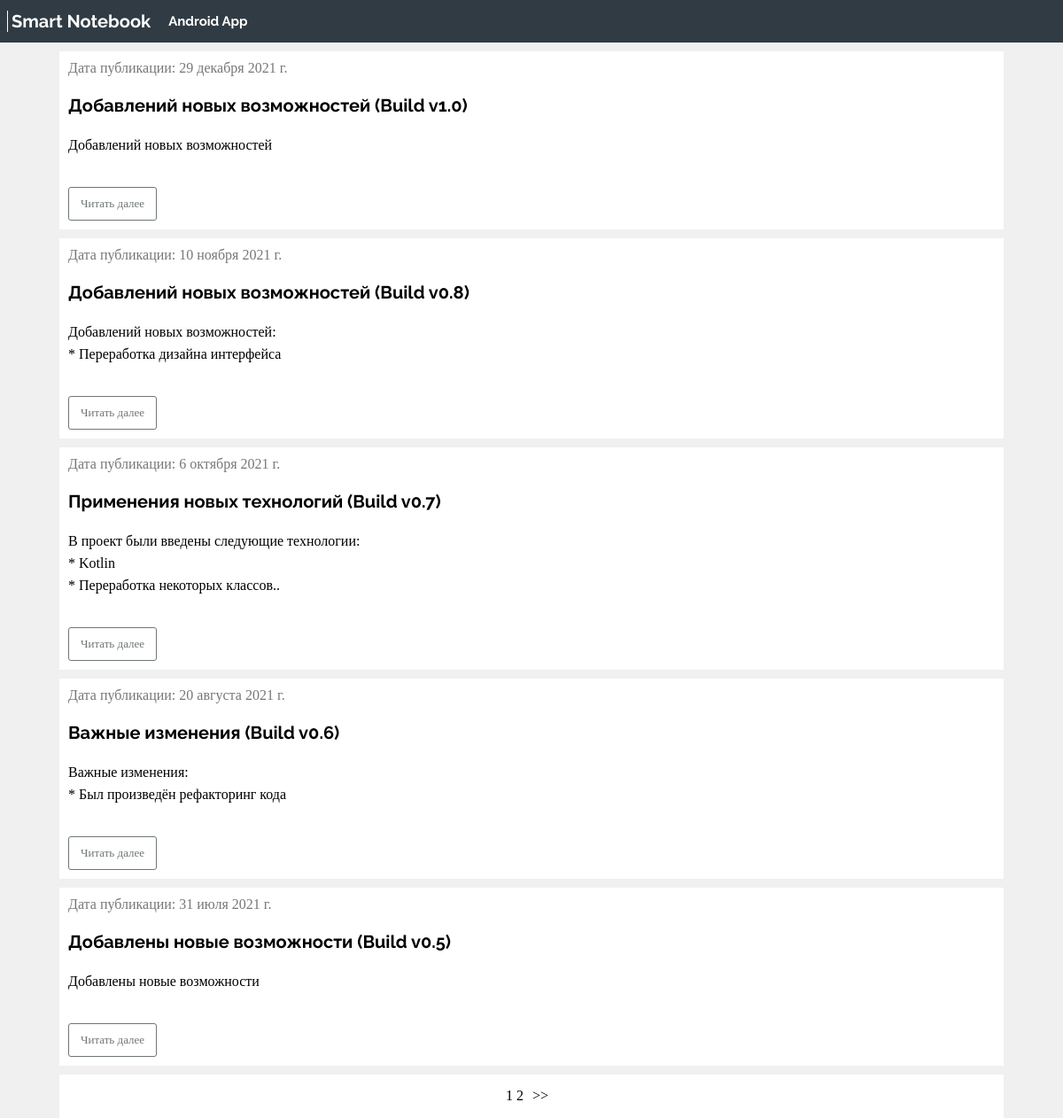
The page /news/ on the database as committed earlier.
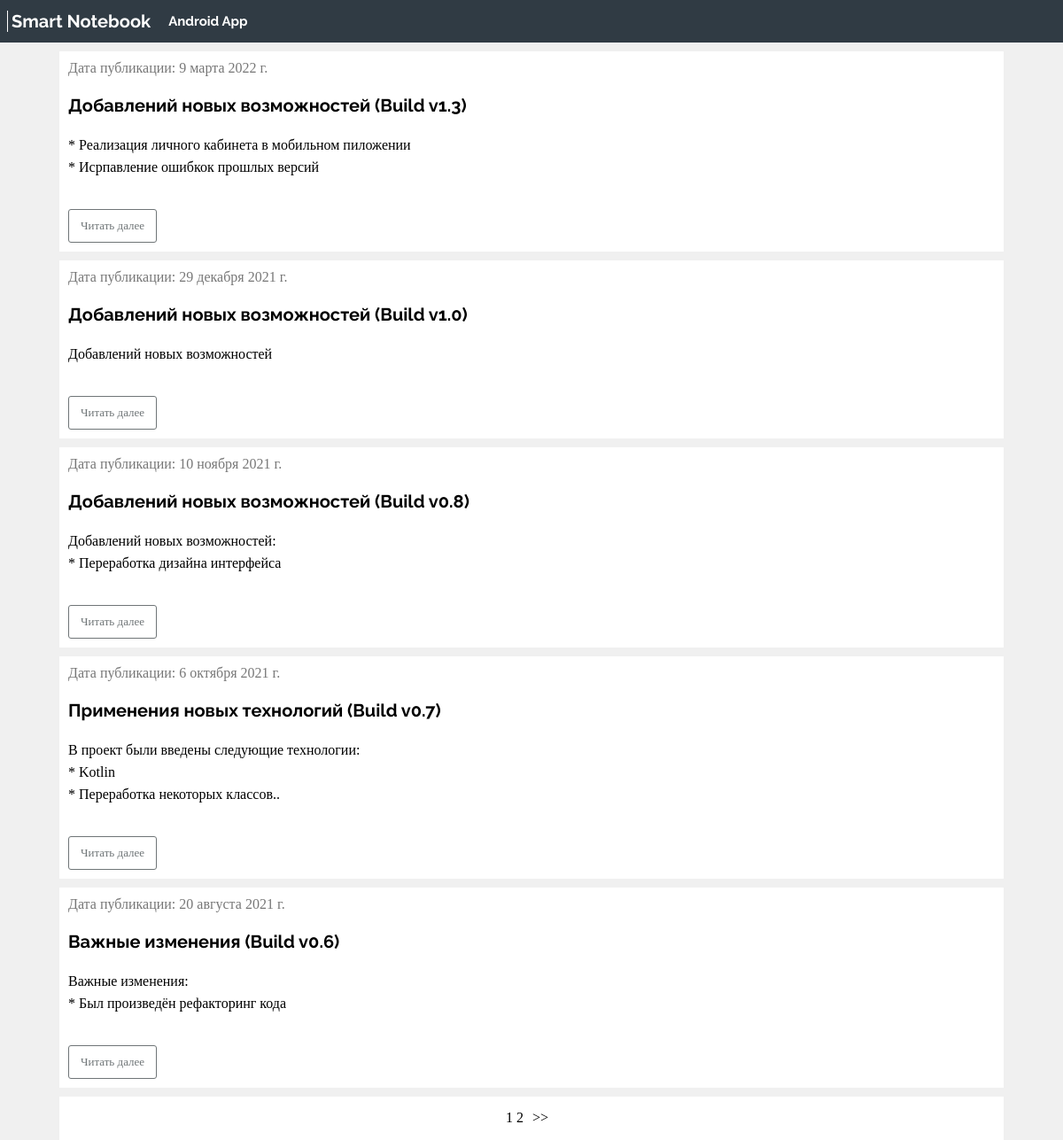
The same page on the database as committed later.
### news/models.py (models this page shows, shortened)
class Articles(models.Model):
    title = models.CharField('Название', max_length=150)
    anons = models.TextField('Анонс')
    full_text = models.TextField('Статья')
    date = models.DateField('Дата публикации')
    class Meta:
        verbose_name = 'Новость'
        verbose_name_plural = 'Новости'

### news/views.py (the view)
# urls.py: path('news/', include('news.urls')),
def news(request):
    base_news = Articles.objects.order_by('date').reverse()
    p = Paginator(base_news, 5)
    count_list = p.page_range
    page_number = request.GET.get('page')
    page = p.get_page(page_number)
    return render(request, 'news/news.html', {'page': page, 'count_list': count_list})

### news/templates/news/news.html (shortened to what this page needs)
{% load static %}
<!DOCTYPE html>
<html lang="ru">
<head>
    <link rel="stylesheet" type="text/css" href="{% static 'news/css/news.css' %}">
    <link rel="stylesheet" type="text/css" href="{% static 'news/css/header.css' %}">
</head>
<body>
    {% include 'main/header.html' %}
    <div class="layout-page">
        <div class="layout-page-width">
            <div class="page">
                <div class="nav">
                    {% for el in page.object_list %}
                    <div class="content">
                        <span class="date-publish"> Дата публикации: {{ el.date }}</span>
                        <div>
                            <h1 class="name-publish">
                                <span class="text-news">{{el.title |linebreaks}}</span>
                            </h1>
                        </div>
                        <div class="inform-publish">
                            <div>
                                <div class="anons-publish">{{el.anons |linebreaks}}</div>
                            </div>
                            <a class="learn-more" href="{% url 'news-detail'  el.id %}">Читать далее</a>
                        </div>
                    </div>
                    {% endfor%}
                    <div class="paginator">
                        <div class="paginator_pages">
                            {% for i in count_list%}
                            <a class="paginator_ref" href="{% url 'news' %}?page={{ i }}">
                                {{i}}
                            </a>
                            {% endfor %}
                        </div>
                        {% if page.has_next %}
                        <a class="paginator_ref" href="{% url 'news' %}?page={{ page.next_page_number }}">
                            <span class="paginator-text"> >> </span>
                        </a>
                        {% endif %}
                    </div>
                </div>
            </div>
        </div>
    </div>
</body>
</html>

### news/templates/main/header.html
{% load static %}
{% block content %}
<header class="header">
    <div class="header-container">
        <a href="{% url 'news' %}">
            <span class="header-text">Smart Notebook</span>
        </a>
        <span class="header-nav-text">Android App</span>
    </div>
</header>
{% endblock %}

### news/static/news/css/news.css (style rules this page uses)
.layout-page-width { margin: 0 auto; min-width: 320px; }
@media (min-width: 1024px) { .layout-page-width { padding: 0 24px; max-width: 1096px; } }
.page { display: flex; max-width: 1096px; }
.nav { width: 100%; }
.content { flex: 0; background-color: white; margin: 10px 15px 0px 15px; overflow-wrap: break-word; padding: 10px; }
.learn-more { background-color: initial; border: 1px solid #6f7577; border-radius: 3px; color: #6f7577; cursor: pointer; display: inline-block; font-size: 0.8125rem; height: 36px; line-height: 2.25rem; margin-top: 18px; padding: 0 13px; text-decoration: none; }
.name-publish { font-family: Raleway-Bold; font-size: 1.25rem; line-height: 1.3; margin: 10px 0px 5px 0px; }
.anons-publish { font-family: Raleway-Regular; margin-top: 5px; line-height: 1.56; font-size: 1rem; }
.date-publish { color: #777; }
.text-news { font-family: Raleway-Bold; }
.paginator { background-color: #fff; display: flex; height: 49px; justify-content: center; text-align: center; align-items: center; margin: 10px 15px 0px 15px; }
.paginator_ref { text-decoration: none; color: #000; }
.paginator-text { padding: 10px; }

### news/static/news/css/header.css (style rules this page uses)
body { margin: 0; padding: 0; background-color: #f0f0f0; }
a { text-decoration: none; }
.header { align-items: center; box-sizing: border-box; display: flex; height: 48px; margin: 0 auto; background-color: #303b44; }
.header-container { display: flex; align-items: center; }
.header-text { border-left: 1px solid; margin-left: 8px; margin-right: 10px; padding-left: 4px; font-family: Raleway-Bold; font-size: 20px; color: white; cursor: pointer; }
.header-nav-text { margin: 10px; font-family: Raleway-Bold; font-size: 15px; color: white; cursor: default; }

Rows that differ between the two databases and show on the page:
no longer on this page (row unchanged): Articles: date "31 июля 2021 г.", title "Добавлены новые возможности (Build v0.5)", anons "Добавлены новые возможности"
added Articles: date "9 марта 2022 г.", title "Добавлений новых возможностей (Build v1.3)", anons "* Реализация личного кабинета в мобильном пиложении * Исрпавление ошибкок прошлых версий"
